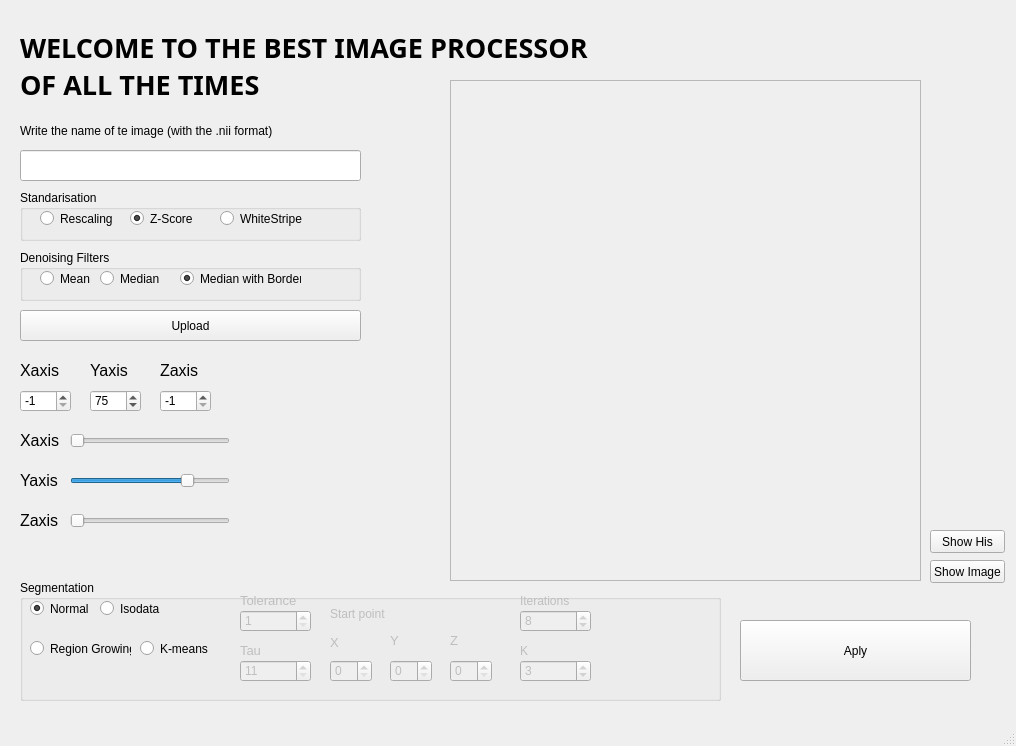
<?xml version="1.0" encoding="UTF-8"?>
<ui version="4.0">
 <class>MainWindow</class>
 <widget class="QMainWindow" name="MainWindow">
  <property name="geometry">
   <rect>
    <x>0</x>
    <y>0</y>
    <width>1016</width>
    <height>746</height>
   </rect>
  </property>
  <property name="minimumSize">
   <size>
    <width>700</width>
    <height>600</height>
   </size>
  </property>
  <property name="cursor">
   <cursorShape>ArrowCursor</cursorShape>
  </property>
  <property name="windowTitle">
   <string>MainWindow</string>
  </property>
  <widget class="QWidget" name="centralwidget">
   <widget class="QPushButton" name="miPrimerBoton">
    <property name="geometry">
     <rect>
      <x>740</x>
      <y>620</y>
      <width>231</width>
      <height>61</height>
     </rect>
    </property>
    <property name="text">
     <string>Aply</string>
    </property>
   </widget>
   <widget class="QLabel" name="labelTitulo">
    <property name="geometry">
     <rect>
      <x>20</x>
      <y>20</y>
      <width>691</width>
      <height>91</height>
     </rect>
    </property>
    <property name="font">
     <font>
      <family>Arial Black</family>
      <pointsize>20</pointsize>
      <weight>75</weight>
      <bold>true</bold>
     </font>
    </property>
    <property name="text">
     <string>WELCOME TO THE BEST IMAGE PROCESSOR 
OF ALL THE TIMES</string>
    </property>
   </widget>
   <widget class="QLabel" name="label">
    <property name="geometry">
     <rect>
      <x>20</x>
      <y>110</y>
      <width>381</width>
      <height>41</height>
     </rect>
    </property>
    <property name="text">
     <string>Write the name of te image (with the .nii format)</string>
    </property>
   </widget>
   <widget class="QSpinBox" name="ejeX">
    <property name="geometry">
     <rect>
      <x>20</x>
      <y>390</y>
      <width>51</width>
      <height>22</height>
     </rect>
    </property>
    <property name="minimum">
     <number>-1</number>
    </property>
    <property name="maximum">
     <number>1000</number>
    </property>
    <property name="value">
     <number>-1</number>
    </property>
   </widget>
   <widget class="QSpinBox" name="ejeY">
    <property name="geometry">
     <rect>
      <x>90</x>
      <y>390</y>
      <width>51</width>
      <height>22</height>
     </rect>
    </property>
    <property name="minimum">
     <number>-1</number>
    </property>
    <property name="maximum">
     <number>1000</number>
    </property>
    <property name="value">
     <number>75</number>
    </property>
   </widget>
   <widget class="QSpinBox" name="ejeZ">
    <property name="enabled">
     <bool>true</bool>
    </property>
    <property name="geometry">
     <rect>
      <x>160</x>
      <y>390</y>
      <width>51</width>
      <height>22</height>
     </rect>
    </property>
    <property name="minimum">
     <number>-1</number>
    </property>
    <property name="maximum">
     <number>1000</number>
    </property>
    <property name="value">
     <number>-1</number>
    </property>
   </widget>
   <widget class="QLineEdit" name="inputLDireccionI">
    <property name="geometry">
     <rect>
      <x>20</x>
      <y>150</y>
      <width>341</width>
      <height>31</height>
     </rect>
    </property>
   </widget>
   <widget class="QLabel" name="label_2">
    <property name="geometry">
     <rect>
      <x>20</x>
      <y>360</y>
      <width>47</width>
      <height>20</height>
     </rect>
    </property>
    <property name="font">
     <font>
      <pointsize>12</pointsize>
     </font>
    </property>
    <property name="text">
     <string>Xaxis</string>
    </property>
   </widget>
   <widget class="QLabel" name="numYLabel">
    <property name="geometry">
     <rect>
      <x>90</x>
      <y>360</y>
      <width>47</width>
      <height>20</height>
     </rect>
    </property>
    <property name="font">
     <font>
      <pointsize>12</pointsize>
     </font>
    </property>
    <property name="text">
     <string>Yaxis</string>
    </property>
   </widget>
   <widget class="QLabel" name="label_4">
    <property name="geometry">
     <rect>
      <x>160</x>
      <y>360</y>
      <width>47</width>
      <height>20</height>
     </rect>
    </property>
    <property name="font">
     <font>
      <pointsize>12</pointsize>
     </font>
    </property>
    <property name="text">
     <string>Zaxis</string>
    </property>
   </widget>
   <widget class="QPushButton" name="uploadButton">
    <property name="geometry">
     <rect>
      <x>20</x>
      <y>310</y>
      <width>341</width>
      <height>31</height>
     </rect>
    </property>
    <property name="text">
     <string>Upload</string>
    </property>
   </widget>
   <widget class="QSlider" name="sliderX">
    <property name="geometry">
     <rect>
      <x>70</x>
      <y>430</y>
      <width>160</width>
      <height>22</height>
     </rect>
    </property>
    <property name="minimum">
     <number>-1</number>
    </property>
    <property name="singleStep">
     <number>1</number>
    </property>
    <property name="value">
     <number>-1</number>
    </property>
    <property name="orientation">
     <enum>Qt::Horizontal</enum>
    </property>
   </widget>
   <widget class="QSlider" name="sliderY">
    <property name="geometry">
     <rect>
      <x>70</x>
      <y>470</y>
      <width>160</width>
      <height>22</height>
     </rect>
    </property>
    <property name="minimum">
     <number>-1</number>
    </property>
    <property name="singleStep">
     <number>1</number>
    </property>
    <property name="value">
     <number>75</number>
    </property>
    <property name="orientation">
     <enum>Qt::Horizontal</enum>
    </property>
   </widget>
   <widget class="QSlider" name="sliderZ">
    <property name="geometry">
     <rect>
      <x>70</x>
      <y>510</y>
      <width>160</width>
      <height>22</height>
     </rect>
    </property>
    <property name="minimum">
     <number>-1</number>
    </property>
    <property name="singleStep">
     <number>1</number>
    </property>
    <property name="value">
     <number>-1</number>
    </property>
    <property name="orientation">
     <enum>Qt::Horizontal</enum>
    </property>
   </widget>
   <widget class="QGroupBox" name="preProcesGroupB">
    <property name="geometry">
     <rect>
      <x>20</x>
      <y>190</y>
      <width>341</width>
      <height>51</height>
     </rect>
    </property>
    <property name="title">
     <string>Standarisation</string>
    </property>
    <widget class="QRadioButton" name="rescalingRB">
     <property name="geometry">
      <rect>
       <x>20</x>
       <y>20</y>
       <width>82</width>
       <height>17</height>
      </rect>
     </property>
     <property name="text">
      <string>Rescaling</string>
     </property>
    </widget>
    <widget class="QRadioButton" name="zScoreRB">
     <property name="geometry">
      <rect>
       <x>110</x>
       <y>20</y>
       <width>82</width>
       <height>17</height>
      </rect>
     </property>
     <property name="text">
      <string>Z-Score</string>
     </property>
     <property name="checked">
      <bool>true</bool>
     </property>
    </widget>
    <widget class="QRadioButton" name="whiteStripeRB">
     <property name="geometry">
      <rect>
       <x>200</x>
       <y>20</y>
       <width>82</width>
       <height>17</height>
      </rect>
     </property>
     <property name="text">
      <string>WhiteStripe</string>
     </property>
    </widget>
   </widget>
   <widget class="QFrame" name="frame">
    <property name="geometry">
     <rect>
      <x>450</x>
      <y>80</y>
      <width>471</width>
      <height>501</height>
     </rect>
    </property>
    <property name="frameShape">
     <enum>QFrame::StyledPanel</enum>
    </property>
    <property name="frameShadow">
     <enum>QFrame::Raised</enum>
    </property>
   </widget>
   <widget class="QLabel" name="label_3">
    <property name="geometry">
     <rect>
      <x>20</x>
      <y>430</y>
      <width>47</width>
      <height>20</height>
     </rect>
    </property>
    <property name="font">
     <font>
      <pointsize>12</pointsize>
     </font>
    </property>
    <property name="text">
     <string>Xaxis</string>
    </property>
   </widget>
   <widget class="QLabel" name="numYLabel_2">
    <property name="geometry">
     <rect>
      <x>20</x>
      <y>470</y>
      <width>41</width>
      <height>20</height>
     </rect>
    </property>
    <property name="font">
     <font>
      <pointsize>12</pointsize>
     </font>
    </property>
    <property name="text">
     <string>Yaxis</string>
    </property>
   </widget>
   <widget class="QLabel" name="label_5">
    <property name="geometry">
     <rect>
      <x>20</x>
      <y>510</y>
      <width>41</width>
      <height>20</height>
     </rect>
    </property>
    <property name="font">
     <font>
      <pointsize>12</pointsize>
     </font>
    </property>
    <property name="text">
     <string>Zaxis</string>
    </property>
   </widget>
   <widget class="QGroupBox" name="groupBox">
    <property name="geometry">
     <rect>
      <x>20</x>
      <y>580</y>
      <width>701</width>
      <height>121</height>
     </rect>
    </property>
    <property name="title">
     <string>Segmentation</string>
    </property>
    <widget class="QRadioButton" name="kmeansRB">
     <property name="geometry">
      <rect>
       <x>120</x>
       <y>60</y>
       <width>82</width>
       <height>17</height>
      </rect>
     </property>
     <property name="text">
      <string>K-means</string>
     </property>
    </widget>
    <widget class="QRadioButton" name="regionRB">
     <property name="geometry">
      <rect>
       <x>10</x>
       <y>60</y>
       <width>101</width>
       <height>17</height>
      </rect>
     </property>
     <property name="text">
      <string>Region Growing</string>
     </property>
    </widget>
    <widget class="QRadioButton" name="normalRB">
     <property name="geometry">
      <rect>
       <x>10</x>
       <y>20</y>
       <width>82</width>
       <height>17</height>
      </rect>
     </property>
     <property name="text">
      <string>Normal</string>
     </property>
     <property name="checked">
      <bool>true</bool>
     </property>
    </widget>
    <widget class="QRadioButton" name="isodataRB">
     <property name="geometry">
      <rect>
       <x>80</x>
       <y>20</y>
       <width>82</width>
       <height>17</height>
      </rect>
     </property>
     <property name="text">
      <string>Isodata</string>
     </property>
    </widget>
    <widget class="QLabel" name="labelIterations">
     <property name="enabled">
      <bool>false</bool>
     </property>
     <property name="geometry">
      <rect>
       <x>500</x>
       <y>10</y>
       <width>81</width>
       <height>21</height>
      </rect>
     </property>
     <property name="font">
      <font>
       <pointsize>9</pointsize>
      </font>
     </property>
     <property name="text">
      <string>Iterations</string>
     </property>
    </widget>
    <widget class="QSpinBox" name="xSpinB">
     <property name="enabled">
      <bool>false</bool>
     </property>
     <property name="geometry">
      <rect>
       <x>310</x>
       <y>80</y>
       <width>42</width>
       <height>22</height>
      </rect>
     </property>
     <property name="maximum">
      <number>240</number>
     </property>
    </widget>
    <widget class="QLabel" name="toleLabel">
     <property name="enabled">
      <bool>false</bool>
     </property>
     <property name="geometry">
      <rect>
       <x>220</x>
       <y>10</y>
       <width>61</width>
       <height>21</height>
      </rect>
     </property>
     <property name="font">
      <font>
       <pointsize>10</pointsize>
      </font>
     </property>
     <property name="text">
      <string>Tolerance</string>
     </property>
    </widget>
    <widget class="QSpinBox" name="tauSpinB">
     <property name="enabled">
      <bool>false</bool>
     </property>
     <property name="geometry">
      <rect>
       <x>220</x>
       <y>80</y>
       <width>71</width>
       <height>22</height>
      </rect>
     </property>
     <property name="minimum">
      <number>11</number>
     </property>
     <property name="maximum">
      <number>300</number>
     </property>
     <property name="value">
      <number>11</number>
     </property>
    </widget>
    <widget class="QLabel" name="labeStartP">
     <property name="enabled">
      <bool>false</bool>
     </property>
     <property name="geometry">
      <rect>
       <x>310</x>
       <y>18</y>
       <width>81</width>
       <height>31</height>
      </rect>
     </property>
     <property name="font">
      <font>
       <pointsize>9</pointsize>
      </font>
     </property>
     <property name="text">
      <string>Start point</string>
     </property>
    </widget>
    <widget class="QSpinBox" name="iterationsSpinB">
     <property name="enabled">
      <bool>false</bool>
     </property>
     <property name="geometry">
      <rect>
       <x>500</x>
       <y>30</y>
       <width>71</width>
       <height>22</height>
      </rect>
     </property>
     <property name="minimum">
      <number>1</number>
     </property>
     <property name="maximum">
      <number>99</number>
     </property>
     <property name="value">
      <number>8</number>
     </property>
    </widget>
    <widget class="QSpinBox" name="zSpinB">
     <property name="enabled">
      <bool>false</bool>
     </property>
     <property name="geometry">
      <rect>
       <x>430</x>
       <y>80</y>
       <width>42</width>
       <height>22</height>
      </rect>
     </property>
     <property name="maximum">
      <number>150</number>
     </property>
    </widget>
    <widget class="QLabel" name="startPX">
     <property name="enabled">
      <bool>false</bool>
     </property>
     <property name="geometry">
      <rect>
       <x>310</x>
       <y>52</y>
       <width>21</width>
       <height>21</height>
      </rect>
     </property>
     <property name="font">
      <font>
       <pointsize>10</pointsize>
      </font>
     </property>
     <property name="text">
      <string>X</string>
     </property>
    </widget>
    <widget class="QSpinBox" name="toleSpinB">
     <property name="enabled">
      <bool>false</bool>
     </property>
     <property name="geometry">
      <rect>
       <x>220</x>
       <y>30</y>
       <width>71</width>
       <height>22</height>
      </rect>
     </property>
     <property name="minimum">
      <number>1</number>
     </property>
     <property name="maximum">
      <number>400</number>
     </property>
     <property name="value">
      <number>1</number>
     </property>
    </widget>
    <widget class="QSpinBox" name="ySpinB">
     <property name="enabled">
      <bool>false</bool>
     </property>
     <property name="geometry">
      <rect>
       <x>370</x>
       <y>80</y>
       <width>42</width>
       <height>22</height>
      </rect>
     </property>
     <property name="maximum">
      <number>240</number>
     </property>
    </widget>
    <widget class="QLabel" name="tauLabel">
     <property name="enabled">
      <bool>false</bool>
     </property>
     <property name="geometry">
      <rect>
       <x>220</x>
       <y>60</y>
       <width>61</width>
       <height>21</height>
      </rect>
     </property>
     <property name="font">
      <font>
       <pointsize>10</pointsize>
      </font>
     </property>
     <property name="text">
      <string>Tau</string>
     </property>
    </widget>
    <widget class="QLabel" name="startPZ">
     <property name="enabled">
      <bool>false</bool>
     </property>
     <property name="geometry">
      <rect>
       <x>430</x>
       <y>50</y>
       <width>21</width>
       <height>21</height>
      </rect>
     </property>
     <property name="font">
      <font>
       <pointsize>10</pointsize>
      </font>
     </property>
     <property name="text">
      <string>Z</string>
     </property>
    </widget>
    <widget class="QLabel" name="startPY">
     <property name="enabled">
      <bool>false</bool>
     </property>
     <property name="geometry">
      <rect>
       <x>370</x>
       <y>50</y>
       <width>21</width>
       <height>21</height>
      </rect>
     </property>
     <property name="font">
      <font>
       <pointsize>10</pointsize>
      </font>
     </property>
     <property name="text">
      <string>Y</string>
     </property>
    </widget>
    <widget class="QLabel" name="labelKs">
     <property name="enabled">
      <bool>false</bool>
     </property>
     <property name="geometry">
      <rect>
       <x>500</x>
       <y>60</y>
       <width>81</width>
       <height>21</height>
      </rect>
     </property>
     <property name="font">
      <font>
       <pointsize>9</pointsize>
      </font>
     </property>
     <property name="text">
      <string>K</string>
     </property>
    </widget>
    <widget class="QSpinBox" name="KsSpinB">
     <property name="enabled">
      <bool>false</bool>
     </property>
     <property name="geometry">
      <rect>
       <x>500</x>
       <y>80</y>
       <width>71</width>
       <height>22</height>
      </rect>
     </property>
     <property name="minimum">
      <number>1</number>
     </property>
     <property name="maximum">
      <number>99</number>
     </property>
     <property name="value">
      <number>3</number>
     </property>
    </widget>
   </widget>
   <widget class="QGroupBox" name="groupBox_2">
    <property name="geometry">
     <rect>
      <x>20</x>
      <y>250</y>
      <width>341</width>
      <height>51</height>
     </rect>
    </property>
    <property name="title">
     <string>Denoising Filters</string>
    </property>
    <widget class="QRadioButton" name="meanFilterRB">
     <property name="geometry">
      <rect>
       <x>20</x>
       <y>20</y>
       <width>51</width>
       <height>17</height>
      </rect>
     </property>
     <property name="text">
      <string>Mean</string>
     </property>
    </widget>
    <widget class="QRadioButton" name="medianFilterRB">
     <property name="geometry">
      <rect>
       <x>80</x>
       <y>20</y>
       <width>61</width>
       <height>17</height>
      </rect>
     </property>
     <property name="text">
      <string>Median</string>
     </property>
    </widget>
    <widget class="QRadioButton" name="medianBorderFilterRB">
     <property name="geometry">
      <rect>
       <x>160</x>
       <y>20</y>
       <width>121</width>
       <height>17</height>
      </rect>
     </property>
     <property name="text">
      <string>Median with Borders</string>
     </property>
     <property name="checked">
      <bool>true</bool>
     </property>
    </widget>
   </widget>
   <widget class="QPushButton" name="showHisButton">
    <property name="geometry">
     <rect>
      <x>930</x>
      <y>530</y>
      <width>75</width>
      <height>23</height>
     </rect>
    </property>
    <property name="text">
     <string>Show His</string>
    </property>
   </widget>
   <widget class="QPushButton" name="showImageButton">
    <property name="geometry">
     <rect>
      <x>930</x>
      <y>560</y>
      <width>75</width>
      <height>23</height>
     </rect>
    </property>
    <property name="text">
     <string>Show Image</string>
    </property>
   </widget>
  </widget>
  <widget class="QMenuBar" name="menubar">
   <property name="geometry">
    <rect>
     <x>0</x>
     <y>0</y>
     <width>1016</width>
     <height>21</height>
    </rect>
   </property>
  </widget>
  <widget class="QStatusBar" name="statusbar"/>
 </widget>
 <resources/>
 <connections/>
</ui>
